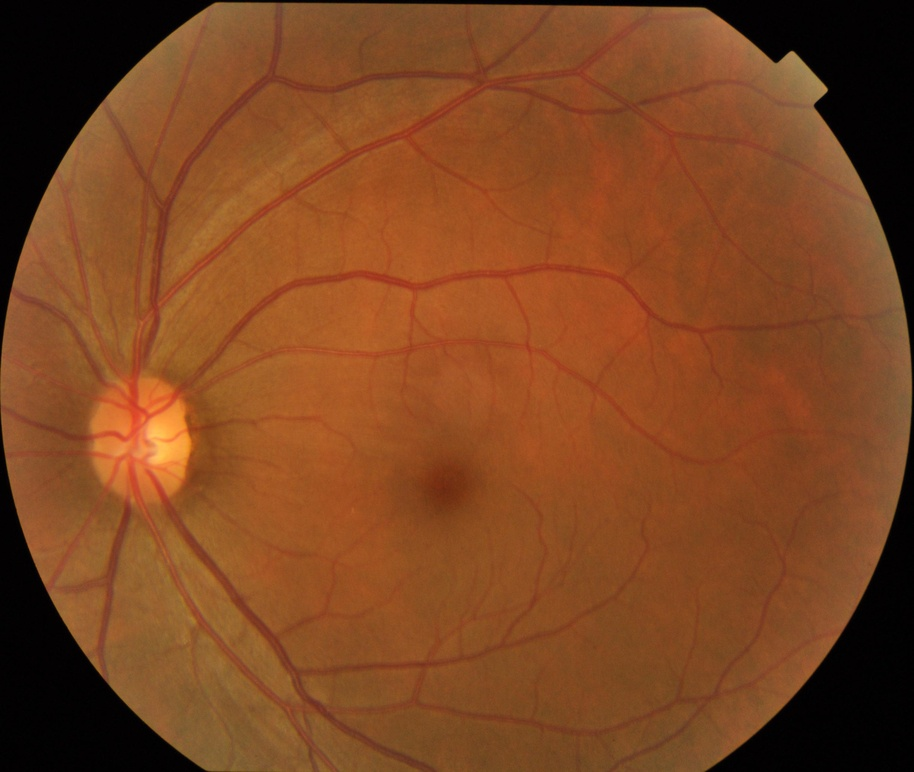
#> input picture imgs/raw/normal.jpg, 914 x 772 px, shrunk from 3046 x 2572 before the run
$ jupyter execute ImageEnhancement.ipynb   (shell and % lines are left out)
#> lines starting #> are read from the running program, lines starting #| are printed output that depends on the picture
# Image Enhancement Static Demo

This notebook intends to demonstrate the use and application of image enhancement algorithms, more specically, the CLAHE and Red Free algorithms.

## Preset of the environment: Loading libraries and defining functions

[cell 1]
# Importing specific libraries
import cv2
import matplotlib.pyplot as pyplot
import numpy as np

## plot the graphics on new windows
#%matplotlib qt

## plot the graphics inside the cells

[cell 2]
#Define some constants
CLAHE_CLIP_LIMIT = 3.0
CLAHE_TILE_GRID_SIZE = (8,8)
NORMAL_IMG_PATH = 'imgs/raw/normal.jpg'
COTTON_WOOL_IMG_PATH = 'imgs/raw/cotton-wool.jpg'

[cell 3]
def applyCLAHE(image, clipLimit=CLAHE_CLIP_LIMIT, tileGridSize=CLAHE_TILE_GRID_SIZE):

    #-----Converting image to LAB Color model-----------------------------------
    labImage = cv2.cvtColor(image, cv2.COLOR_BGR2LAB)

    #-----Splitting the LAB image to different channels-------------------------
    lChannel,aChannel,bChannel = cv2.split(labImage)

    #-----Applying CLAHE to L-channel-------------------------------------------
    clahe = cv2.createCLAHE(clipLimit=clipLimit, tileGridSize=tileGridSize)
    claheLChannel = clahe.apply(lChannel)

    #-----Merge the CLAHE enhanced L-channel with the a and b channel-----------
    claheLABImage = cv2.merge((claheLChannel,aChannel,bChannel))

    #-----Converting image from LAB Color model to RGB model--------------------
    claheFinalImage = cv2.cvtColor(claheLABImage, cv2.COLOR_LAB2BGR)

    return claheFinalImage

def redFree(image):
    #-----Split Channels--------------------------------------------------------
    bChannel, gChannel, rChannel = cv2.split(image)
    rChannel[:] = 0

    #-----Merge the Green and BLue Channel--------------------------------------
    imageBG = cv2.merge((bChannel,gChannel,rChannel))

    return imageBG

[cell 4]
def visualize(**images):
    """PLot images in one row."""
    n = len(images)
    pyplot.figure(figsize=(16, 5))
    for i, (name, image) in enumerate(images.items()):
        pyplot.subplot(1, n, i + 1)
        pyplot.xticks([])
        pyplot.yticks([])
        pyplot.title(' '.join(name.split('_')).title())
        pyplot.imshow(image)

## Applying the algorithm and visualizing the outputs

### Normal Image - Without abnormalities

[cell 5]
img = cv2.imread(NORMAL_IMG_PATH)
#> img is the input picture: shape (772, 914, 3); mean B, G, R 33.6, 69.5, 125.4
img_RGB = cv2.cvtColor(img, cv2.COLOR_BGR2RGB)

imgCLAHE = applyCLAHE(img)
#> in applyCLAHE, `labImage = cv2.cvtColor(image, cv2.COLOR_BGR2LAB)`: labImage: shape (772, 914, 3); mean of channels 0, 1, 2 90.8, 148.2, 158.6
#> in applyCLAHE, `claheLABImage = cv2.merge((claheLChannel,aChannel,bChannel))`: claheLABImage: shape (772, 914, 3); mean of channels 0, 1, 2 102.9, 148.2, 158.6
imgCLAHE_RGB = cv2.cvtColor(imgCLAHE, cv2.COLOR_BGR2RGB)

#### CLAHE Output

[cell 6]
visualize(Source_Image = img_RGB,CLAHE_Output = imgCLAHE_RGB)

#### Red Free Output

[cell 7]
imgRedFree = redFree(img)
#> in redFree, `rChannel[:] = 0`: rChannel: shape (772, 914); every value is 0
imgRedFreeGB = cv2.cvtColor(imgRedFree, cv2.COLOR_BGR2RGB)

[cell 8]
visualize(Source_Image = img_RGB,Red_Free_Output = imgRedFreeGB)

#### CLAHE and Red Free Stacked Output

[cell 9]
imgRedFreeCLAHE = applyCLAHE(imgRedFree)
#> call 2 of applyCLAHE, with clipLimit = 3, tileGridSize = (8, 8)
#> in applyCLAHE (call 2), `labImage = cv2.cvtColor(image, cv2.COLOR_BGR2LAB)`: labImage: shape (772, 914, 3); mean of channels 0, 1, 2 64.4, 99.9, 143.9
#> in applyCLAHE (call 2), `lChannel,aChannel,bChannel = cv2.split(labImage)`:
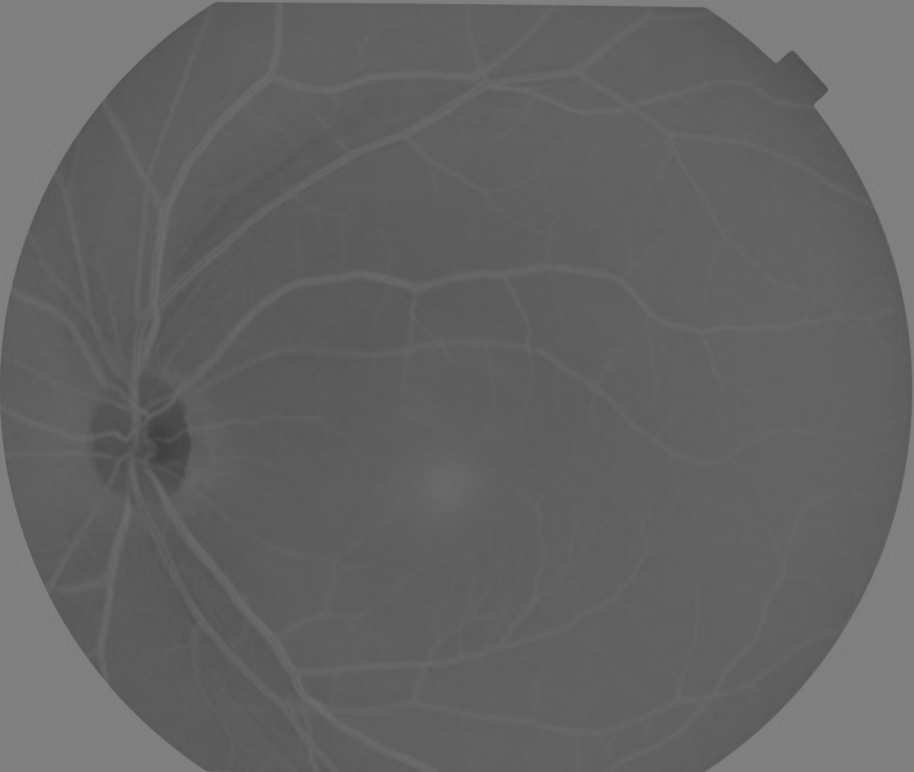
#> aChannel: shape (772, 914); min 62, max 130, mean 99.9
#> in applyCLAHE (call 2), `claheLABImage = cv2.merge((claheLChannel,aChannel,bChannel))`: claheLABImage: shape (772, 914, 3); mean of channels 0, 1, 2 86.1, 99.9, 143.9
#> in applyCLAHE (call 2), `claheFinalImage = cv2.cvtColor(claheLABImage, cv2.COLOR_LAB2BGR)`:
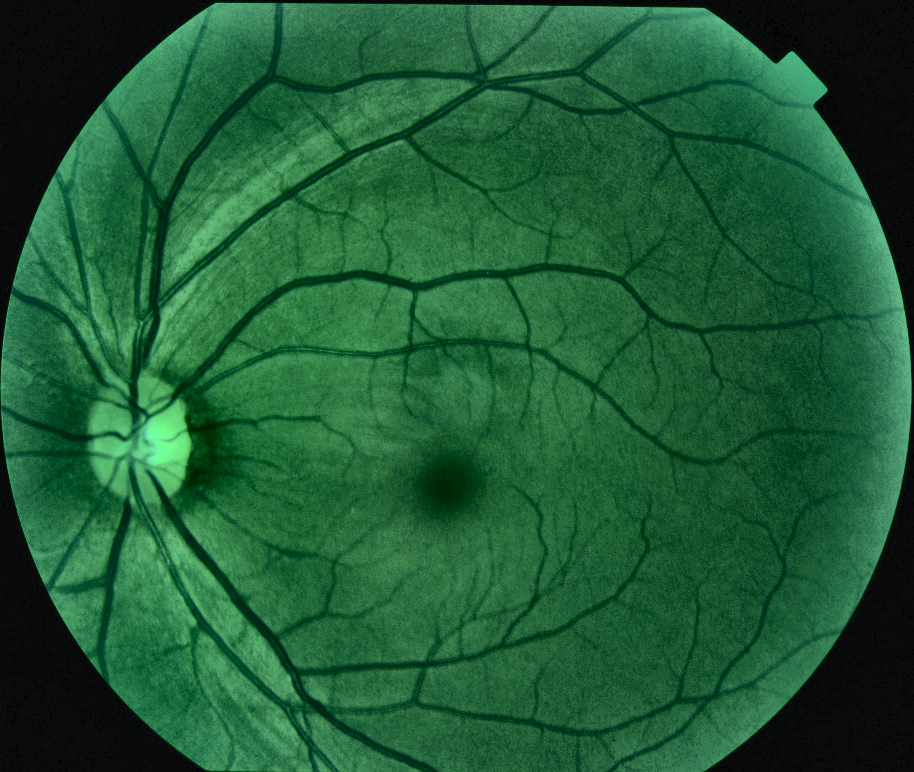
#> claheFinalImage: shape (772, 914, 3); mean B, G, R 53.3, 91.3, 30.6
imgRedFreeCLAHEGB = cv2.cvtColor(imgRedFreeCLAHE, cv2.COLOR_BGR2RGB)

[cell 10]
visualize(Red_Free_Image = imgRedFreeGB,Red_Free_CLAHE_Output = imgRedFreeCLAHEGB)

#### Overview

[cell 11]
visualize(
    Source_Image = img_RGB,
    CLAHE_Image = imgCLAHE_RGB,
    Red_Free_Image = imgRedFreeGB,
    Red_Free_CLAHE_Image = imgRedFreeCLAHEGB)

### Cotton-wool Spots

[cell 12]
imgCW = cv2.imread(COTTON_WOOL_IMG_PATH)
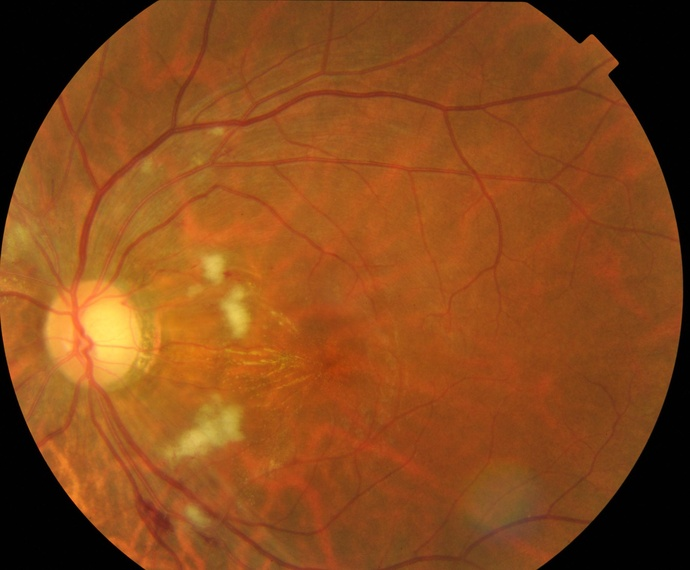
#> input picture imgs/raw/cotton-wool.jpg, 690 x 570 px, shrunk from 2300 x 1900 before the run
#> imgCW is the input picture: shape (570, 690, 3); mean B, G, R 26.5, 73, 135.8
imgCW_RGB = cv2.cvtColor(imgCW, cv2.COLOR_BGR2RGB)

#### CLAHE Output

[cell 13]
imgCWCLAHE = applyCLAHE(imgCW)
#> call 3 of applyCLAHE, with clipLimit = 3, tileGridSize = (8, 8)
#> in applyCLAHE (call 3), `labImage = cv2.cvtColor(image, cv2.COLOR_BGR2LAB)`: labImage: shape (570, 690, 3); mean of channels 0, 1, 2 96.5, 150.5, 164.8
#> in applyCLAHE (call 3), `lChannel,aChannel,bChannel = cv2.split(labImage)`:
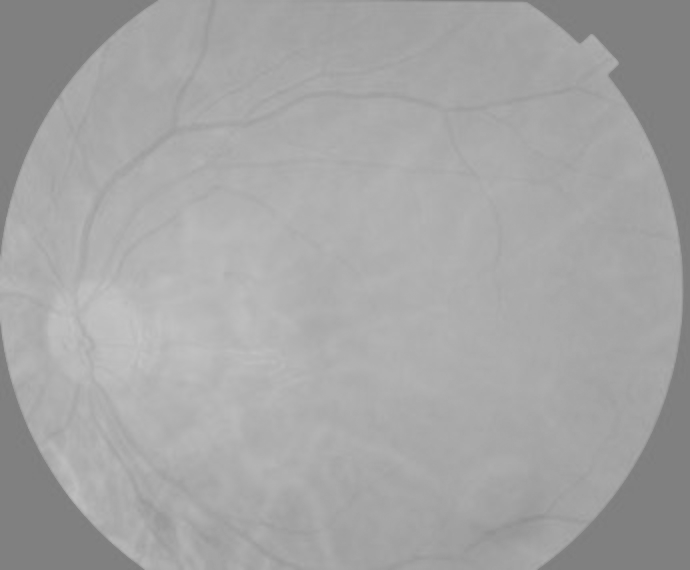
#> bChannel: shape (570, 690); min 125, max 196, mean 164.8
#> in applyCLAHE (call 3), `claheLChannel = clahe.apply(lChannel)`:
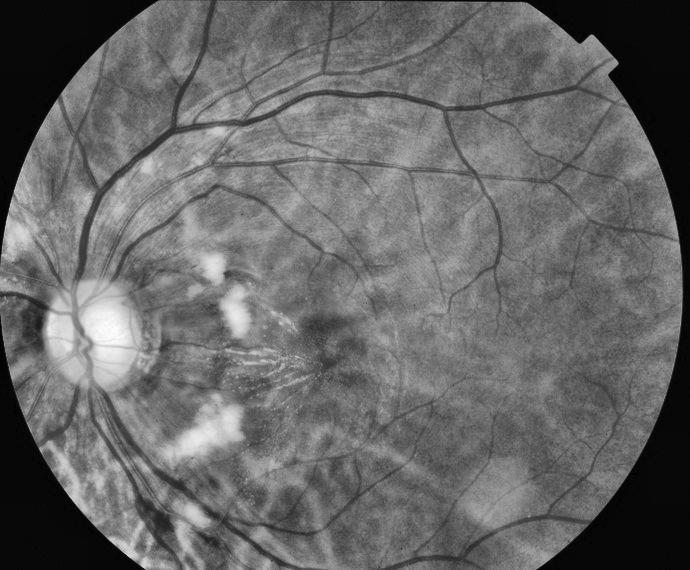
#> claheLChannel: shape (570, 690); min 2, max 252, mean 102.8
#> in applyCLAHE (call 3), `claheLABImage = cv2.merge((claheLChannel,aChannel,bChannel))`: claheLABImage: shape (570, 690, 3); mean of channels 0, 1, 2 102.8, 150.5, 164.8
#> in applyCLAHE (call 3), `claheFinalImage = cv2.cvtColor(claheLABImage, cv2.COLOR_LAB2BGR)`:
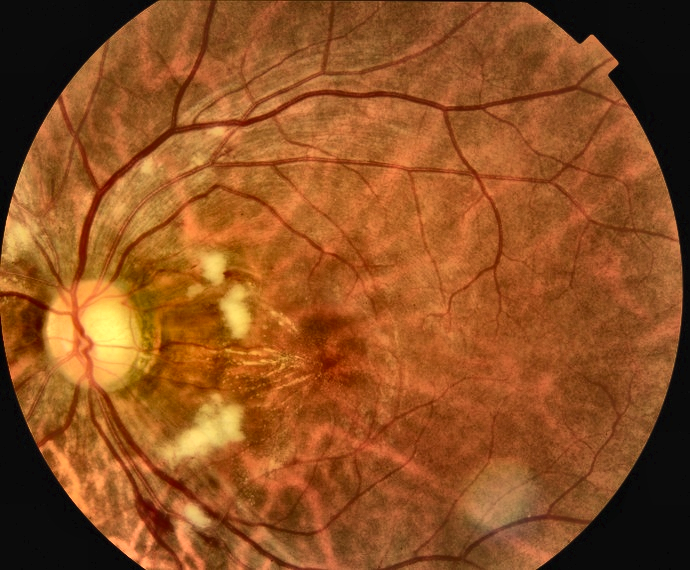
#> claheFinalImage: shape (570, 690, 3); mean B, G, R 33.2, 79.8, 143.3
imgCWCLAHE_RGB = cv2.cvtColor(imgCWCLAHE, cv2.COLOR_BGR2RGB)

[cell 14]
visualize(Source_Image = imgCW_RGB,CLAHE_Output = imgCWCLAHE_RGB)

#### Red Free Output

[cell 15]
imgCWRedFree = redFree(imgCW)
#> in redFree (call 2), `bChannel, gChannel, rChannel = cv2.split(image)`:
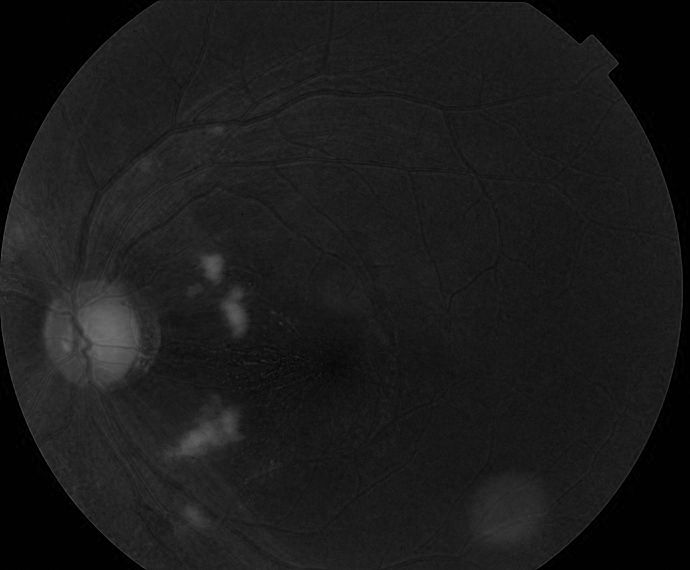
#> bChannel: shape (570, 690); min 0, max 109, mean 26.5
#> in redFree (call 2), `bChannel, gChannel, rChannel = cv2.split(image)`:
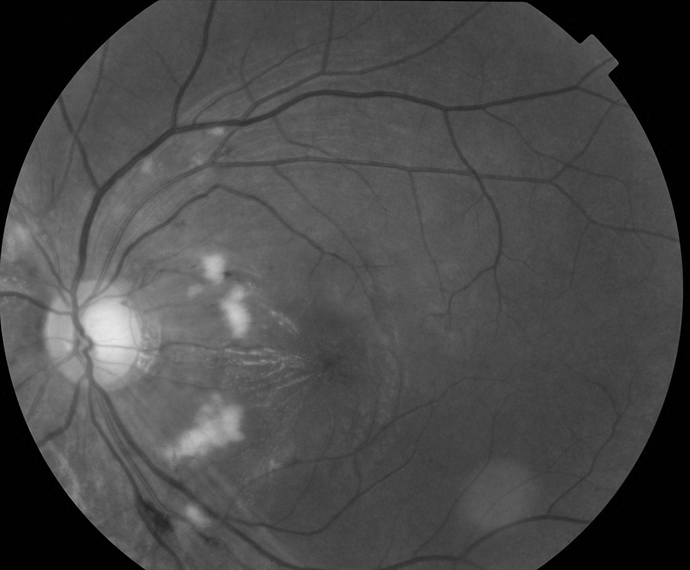
#> gChannel: shape (570, 690); min 0, max 230, mean 73
#> in redFree (call 2), `bChannel, gChannel, rChannel = cv2.split(image)`:
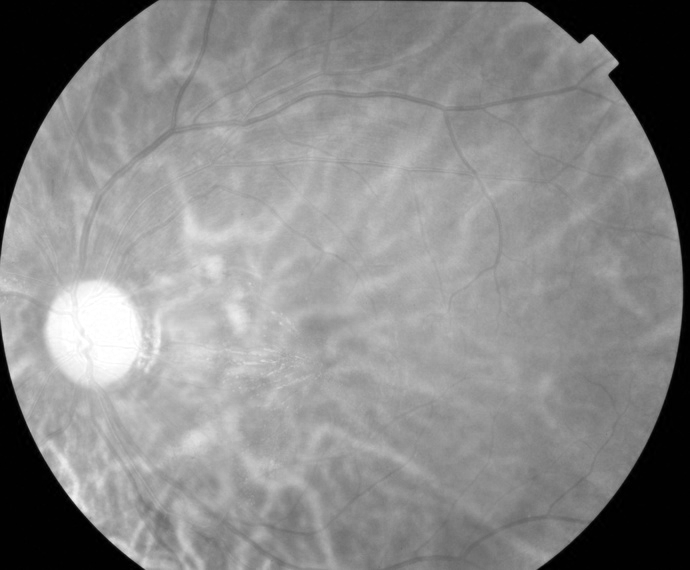
#> rChannel: shape (570, 690); min 0, max 255, mean 135.8
#> in redFree (call 2), `rChannel[:] = 0`: rChannel: shape (570, 690); every value is 0
#> in redFree (call 2), `imageBG = cv2.merge((bChannel,gChannel,rChannel))`:
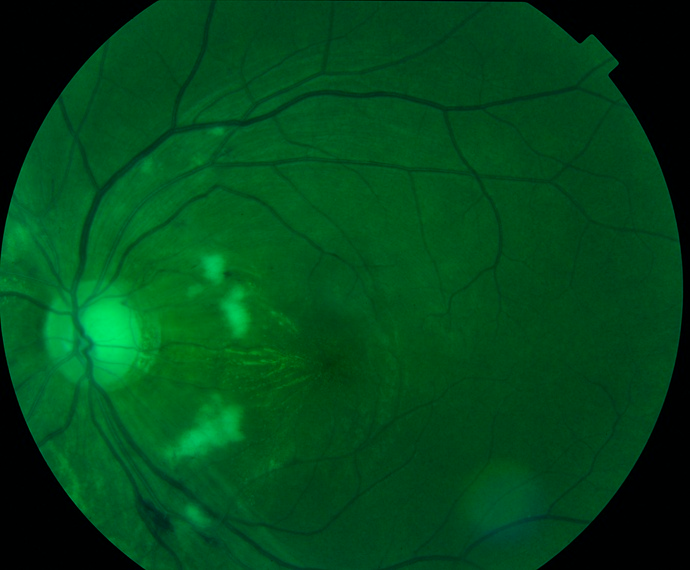
#> imageBG: shape (570, 690, 3); mean B, G, R 26.5, 73, 0
imgCWRedFreeGB = cv2.cvtColor(imgCWRedFree, cv2.COLOR_BGR2RGB)

[cell 16]
visualize(Source_Image = imgCW_RGB,Red_Free_Output = imgCWRedFreeGB)

#### CLAHE and Red Free Stacked Output

[cell 17]
imgCWRedFreeCLAHE = applyCLAHE(imgCWRedFree)
#> in applyCLAHE (call 4), `labImage = cv2.cvtColor(image, cv2.COLOR_BGR2LAB)`: labImage: shape (570, 690, 3); mean of channels 0, 1, 2 67.3, 97.5, 149.2
imgCWRedFreeCLAHEGB = cv2.cvtColor(imgCWRedFreeCLAHE, cv2.COLOR_BGR2RGB)

[cell 18]
visualize(Red_Free_Image = imgCWRedFreeGB,Red_Free_CLAHE_Output = imgCWRedFreeCLAHEGB)

#### Overview

[cell 19]
visualize(
    Source_Image = imgCW_RGB,
    CLAHE_Image = imgCWCLAHE_RGB,
    Red_Free_Image = imgCWRedFreeGB,
    Red_Free_CLAHE_Image = imgCWRedFreeCLAHEGB)
